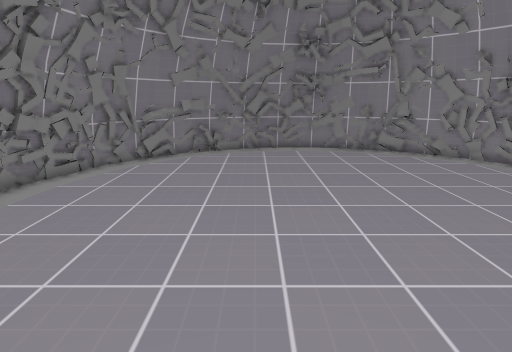
view 1 (above)

14 first-person views from a walk through a Godot game level. The camera is 1.5 m above the floor, tilts 14° down and sees 80° across. The floor is counted in squares, 0.5 m on a side. Each view is taken from the middle of a square. On the plan, view 1 faces up. The plan holds only what a view shows up to about 20 squares ahead; the rest is blank. Surface patterns are stand-ins for the level's own textures.

view 2
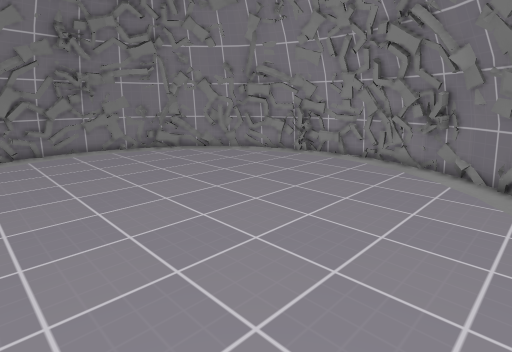

view 3
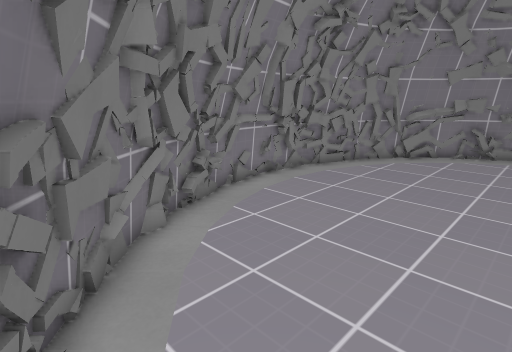

view 4
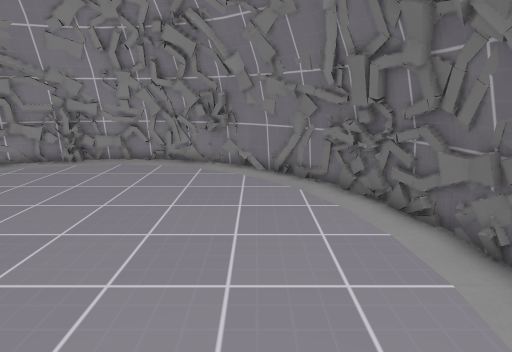

view 5
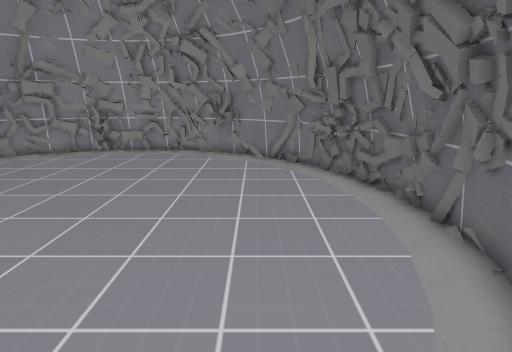

view 6
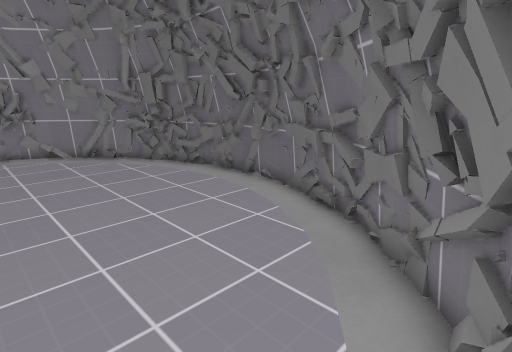

view 7
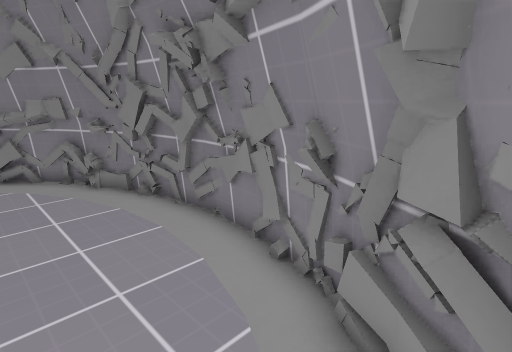

view 8
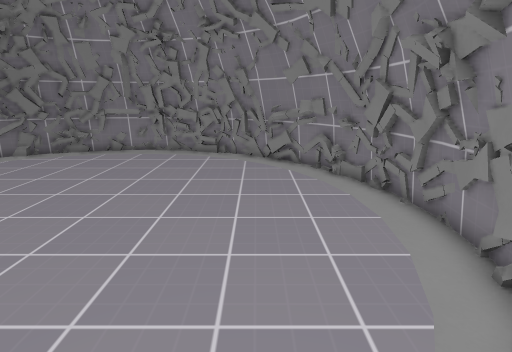

view 9
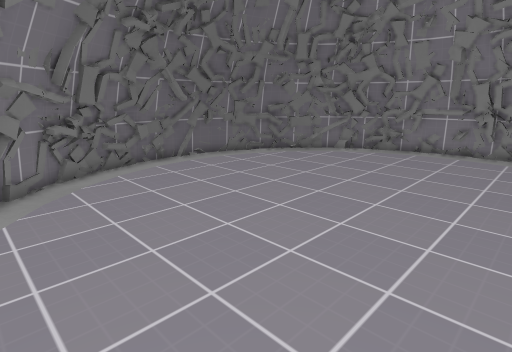

view 10
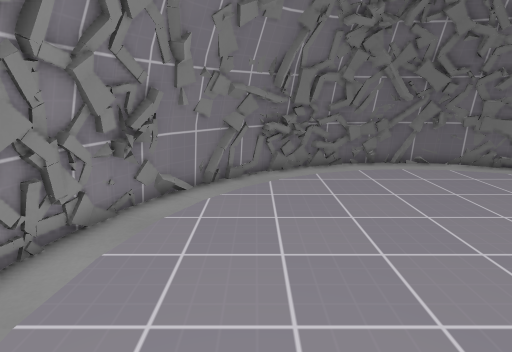

view 11
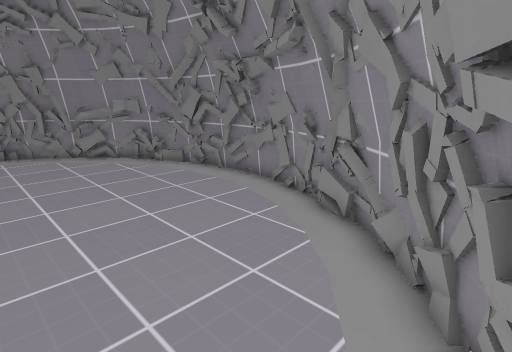

view 12
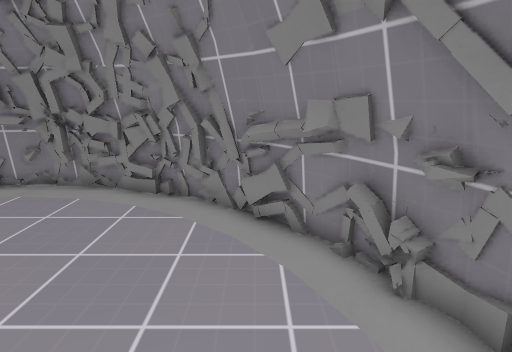

view 13
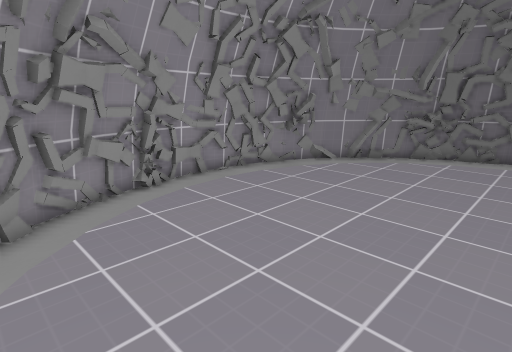

view 14
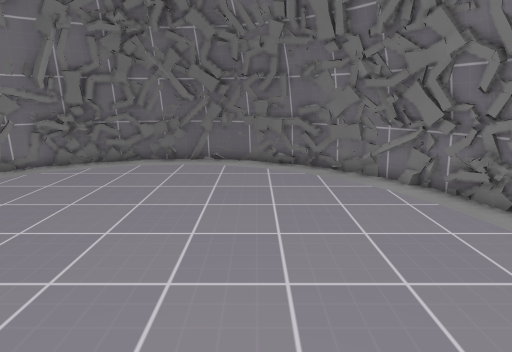

### Floor plan
Key: @ floor where view 1 was taken; # wall or solid block; . floor.
Columns run from 8 left of view 1 to 13 right of it. Each row starts with its distance up from view 1.
 19       ##########
 18     ####......####
 17    ###..........###
 16   ##..............##
 15  ##................##
 14  ##................##
 13  #..................##
 12 ##.................. #
 11 #....................#
 10 #....................#
  9 #....................#
  8 #....................#
  7 #....................#
  6 #....................#
  5 ##..................##
  4 ##..................##
  3  ##................##
  2  ##................##
  1   ##.............###
  0    ###..@.......###
 -1     ####......####
 -2       ##########

Where each view was taken, in squares from view 1:
view 1: 0 up, 0 right, facing up
view 2: 0 up, 2 left, facing up-right
view 3: 1 down, 0 right, facing up-left
view 4: 2 up, 2 left, facing right
view 5: 2 up, 5 left, facing right
view 6: 6 up, 7 left, facing down-right
view 7: 15 up, 9 right, facing up-left
view 8: 15 up, 10 right, facing left
view 9: 12 up, 11 right, facing down-left
view 10: 12 up, 9 right, facing down
view 11: 11 up, 12 right, facing up-left
view 12: 16 up, 2 right, facing left
view 13: 16 up, 3 right, facing down-right
view 14: 13 up, 1 left, facing down
